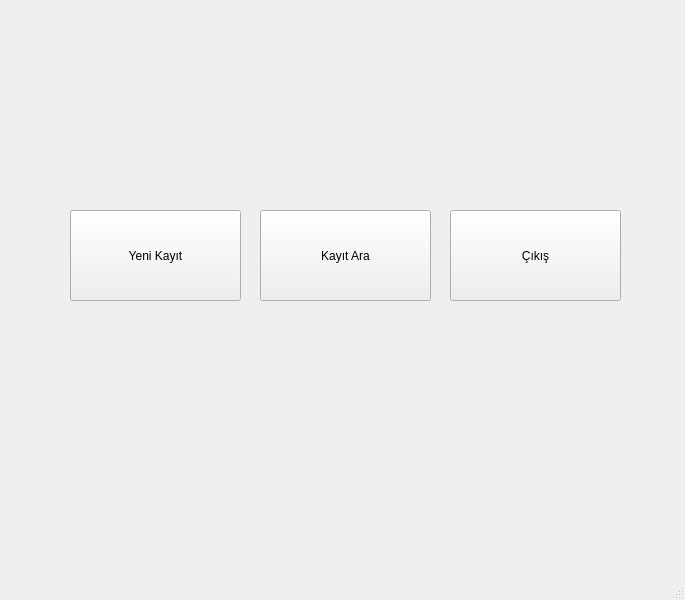
<?xml version="1.0" encoding="UTF-8"?>
<ui version="4.0">
 <class>MainWindow</class>
 <widget class="QMainWindow" name="MainWindow">
  <property name="geometry">
   <rect>
    <x>0</x>
    <y>0</y>
    <width>685</width>
    <height>600</height>
   </rect>
  </property>
  <property name="windowTitle">
   <string>MainWindow</string>
  </property>
  <widget class="QWidget" name="centralwidget">
   <widget class="QPushButton" name="pushButton">
    <property name="geometry">
     <rect>
      <x>70</x>
      <y>210</y>
      <width>171</width>
      <height>91</height>
     </rect>
    </property>
    <property name="text">
     <string>Yeni Kayıt</string>
    </property>
    <property name="icon">
     <iconset>
      <normaloff>pixmaps/address-book-new.png</normaloff>pixmaps/address-book-new.png</iconset>
    </property>
   </widget>
   <widget class="QPushButton" name="pushButton_2">
    <property name="geometry">
     <rect>
      <x>260</x>
      <y>210</y>
      <width>171</width>
      <height>91</height>
     </rect>
    </property>
    <property name="text">
     <string>Kayıt Ara</string>
    </property>
    <property name="icon">
     <iconset>
      <normaloff>pixmaps/system-search.png</normaloff>pixmaps/system-search.png</iconset>
    </property>
   </widget>
   <widget class="QPushButton" name="pushButton_3">
    <property name="geometry">
     <rect>
      <x>450</x>
      <y>210</y>
      <width>171</width>
      <height>91</height>
     </rect>
    </property>
    <property name="text">
     <string>Çıkış</string>
    </property>
    <property name="icon">
     <iconset>
      <normaloff>pixmaps/application-exit.png</normaloff>pixmaps/application-exit.png</iconset>
    </property>
   </widget>
  </widget>
  <widget class="QMenuBar" name="menubar">
   <property name="geometry">
    <rect>
     <x>0</x>
     <y>0</y>
     <width>685</width>
     <height>20</height>
    </rect>
   </property>
  </widget>
  <widget class="QStatusBar" name="statusbar"/>
 </widget>
 <resources/>
 <connections/>
</ui>
